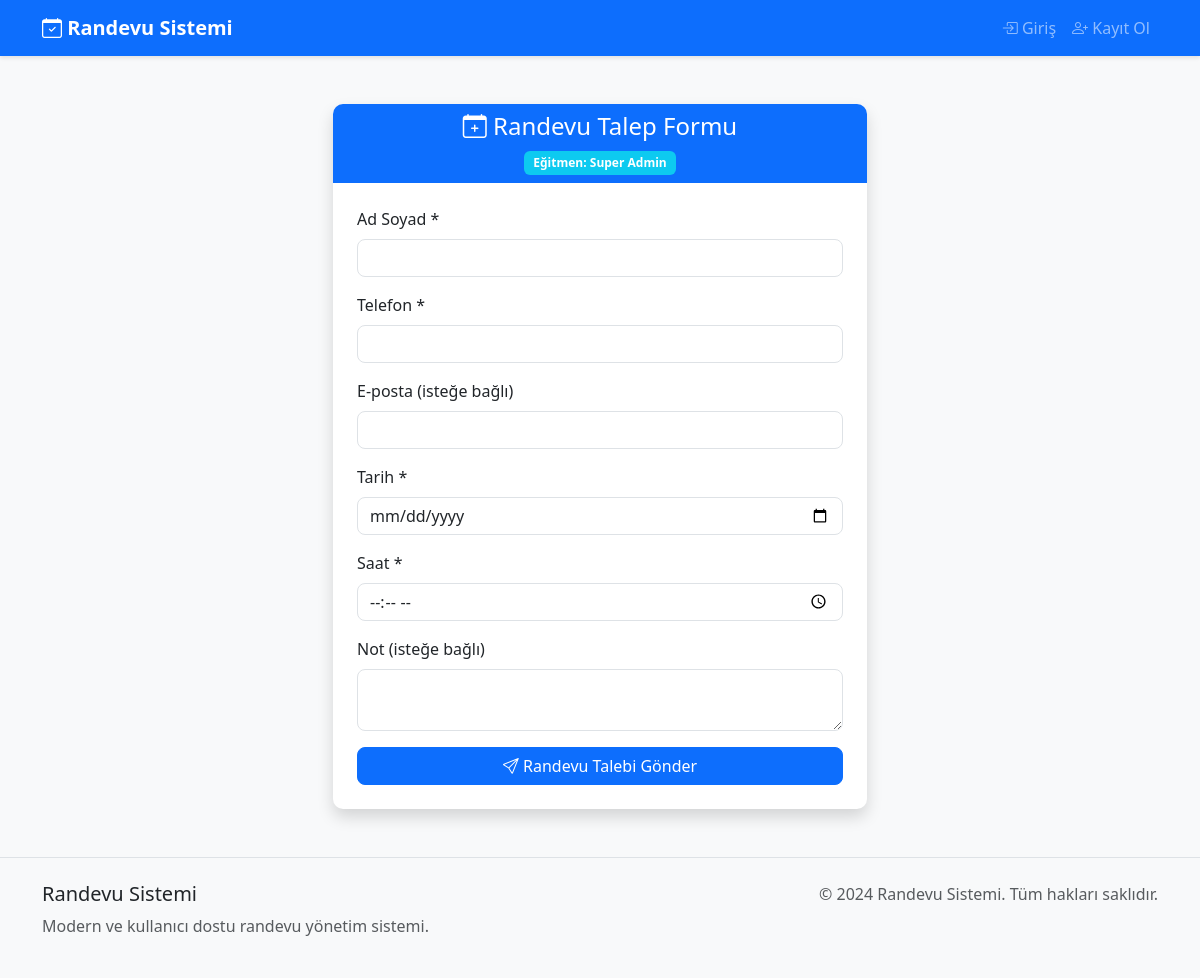
The app's page /appointments/r/PsEBKqpl8YBwlCmf (signed in), older data.
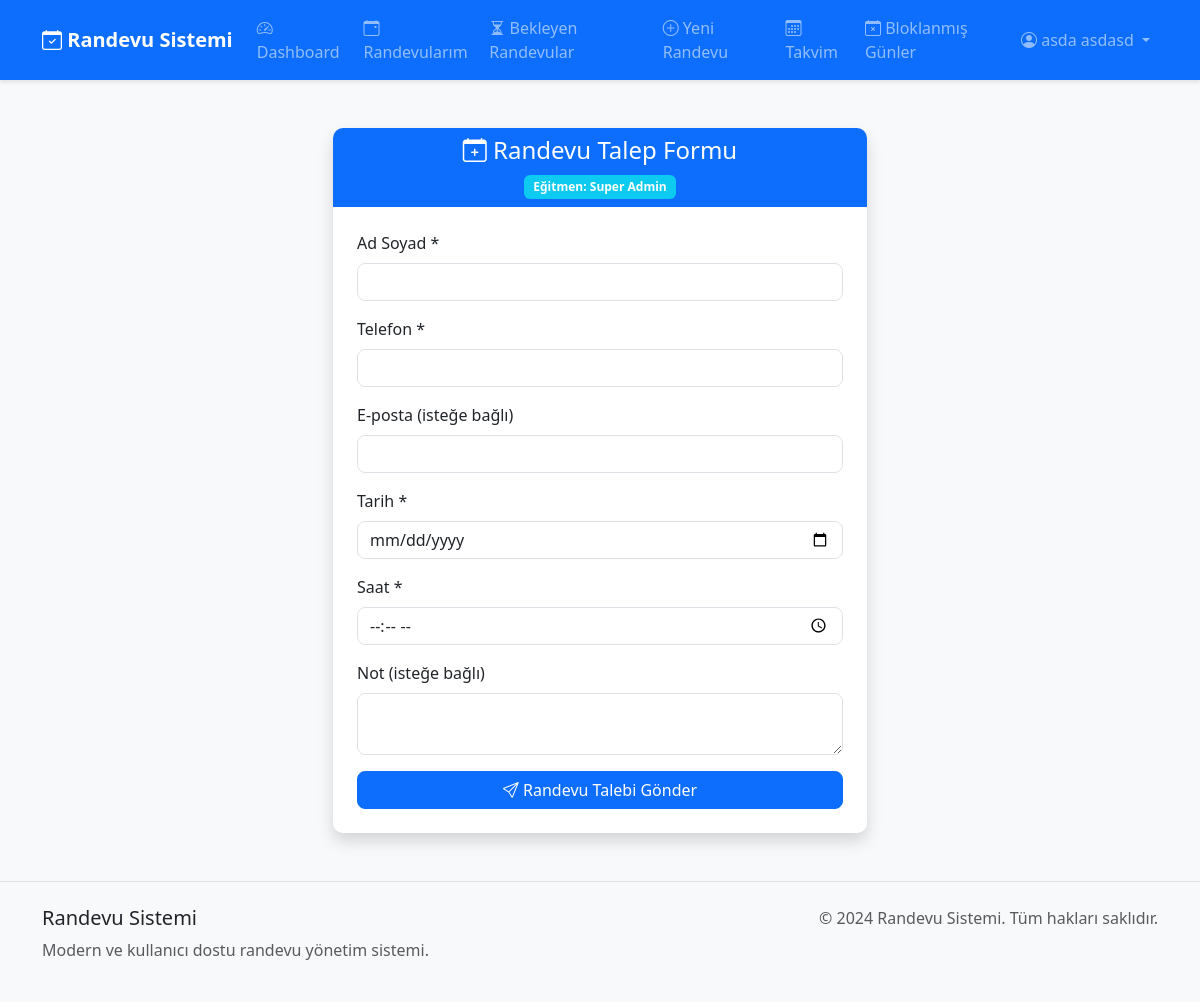
The same page, newer data.
### models.py (models this page shows, shortened)
class User(UserMixin, db.Model):
    __tablename__ = 'user'
    id = db.Column(db.Integer, primary_key=True)
    username = db.Column(db.String(80), unique=True, nullable=False)
    email = db.Column(db.String(120), unique=True, nullable=False)
    password_hash = db.Column(db.String(128), nullable=False)
    first_name = db.Column(db.String(50), nullable=False)
    last_name = db.Column(db.String(50), nullable=False)
    phone = db.Column(db.String(20))
    role = db.Column(db.String(20), default='customer')
    is_active = db.Column(db.Boolean, default=True)
    company_name = db.Column(db.String(100))
    logo_path = db.Column(db.String(200))
    sms_quota = db.Column(db.Integer, default=100)
    is_superadmin = db.Column(db.Boolean, default=False)  # Sistemin ana yöneticisi
    unique_link = db.Column(db.String(50), unique=True)
    created_at = db.Column(db.DateTime, default=datetime.utcnow)
    updated_at = db.Column(db.DateTime, default=datetime.utcnow, onupdate=datetime.utcnow)
    kvkk_accepted_at = db.Column(db.DateTime, nullable=True)  # KVKK onay tarihi
    session_token = db.Column(db.String(64), nullable=True)  # Tek oturum için
    appointments = db.relationship('Appointment', backref='user', lazy=True, cascade='all, delete-orphan')
    blocked_days = db.relationship('BlockedDay', backref='user', lazy=True, cascade='all, delete-orphan')
    clients = db.relationship('Client', backref='user', lazy=True, cascade='all, delete-orphan')
    sms_logs = db.relationship('SmsLog', backref='user', lazy=True, cascade='all, delete-orphan')
    def get_full_name(self):
        return f"{self.first_name} {self.last_name}"

### routes/appointments.py (the view, shortened to what this page needs)
@appointments_bp.route('/r/<unique_link>', methods=['GET', 'POST'])
def public_appointment_request(unique_link):
    user = User.query.filter_by(unique_link=unique_link).first()
    if not user:
        abort(404)
    return render_template('public_appointment_form.html', user=user, csrf_token=generate_csrf())

### app.py (called while the page is built)
@login_manager.user_loader
def load_user(user_id):
    return User.query.get(int(user_id))

@app.before_request
def check_single_session():
    if current_user.is_authenticated:
        from models import User
        user_db = User.query.get(current_user.id)
        token_in_db = user_db.session_token if user_db else None
        token_in_session = session.get('session_token')
        if token_in_db:
            session['session_token'] = token_in_db
        if token_in_session and token_in_db and token_in_session != token_in_db:
            logout_user()
            session.pop('session_token', None)
            flash('Başka bir oturum açıldığı için çıkış yapıldı.', 'warning')
            return redirect(url_for('auth.login'))

### templates/public_appointment_form.html (shortened to what this page needs)
{% extends "base.html" %} {% block title %}Randevu Talep Formu{% endblock %} {% block content %}
<div class="container mt-5">
    <div class="row justify-content-center">
        <div class="col-md-8 col-lg-6">
            <div class="card shadow">
                <div class="card-header bg-primary text-white text-center">
                    <h4 class="mb-0">
                        <i class="bi bi-calendar-plus"></i> Randevu Talep Formu
                    </h4>
                    <div class="mt-2">
                        <span class="badge bg-info">Eğitmen: {{ user.get_full_name() }}</span>
                    </div>
                </div>
                <div class="card-body p-4">
                    <form method="POST">
                        <div class="mb-3">
                            <label for="name" class="form-label">Ad Soyad *</label>
                            <input type="text" class="form-control" id="name" name="name" required>
                        </div>
                        <div class="mb-3">
                            <label for="phone" class="form-label">Telefon *</label>
                            <input type="text" class="form-control" id="phone" name="phone" required>
                        </div>
                        <div class="mb-3">
                            <label for="email" class="form-label">E-posta (isteğe bağlı)</label>
                            <input type="email" class="form-control" id="email" name="email">
                        </div>
                        <div class="mb-3">
                            <label for="appointment_date" class="form-label">Tarih *</label>
                            <input type="date" class="form-control" id="appointment_date" name="appointment_date" required>
                        </div>
                        <div class="mb-3">
                            <label for="appointment_time" class="form-label">Saat *</label>
                            <input type="time" class="form-control" id="appointment_time" name="appointment_time" required>
                        </div>
                        <div class="mb-3">
                            <label for="note" class="form-label">Not (isteğe bağlı)</label>
                            <textarea class="form-control" id="note" name="note" rows="2"></textarea>
                        </div>
                        <div class="d-grid">
                            <button type="submit" class="btn btn-primary">
                                <i class="bi bi-send"></i> Randevu Talebi Gönder
                            </button>
                        </div>
                    </form>
                </div>
            </div>
        </div>
    </div>
</div>
{% endblock %}

### templates/base.html (shortened to what the changed rows need)
<!DOCTYPE html>
<html lang="tr">
<head>
    <link href="https://cdn.jsdelivr.net/npm/bootstrap@5.3.0/dist/css/bootstrap.min.css" rel="stylesheet">
    <link rel="stylesheet" href="https://cdn.jsdelivr.net/npm/bootstrap-icons@1.10.0/font/bootstrap-icons.css">
    <link rel="stylesheet" href="{{ url_for('static', filename='css/style.css') }}"> {% block extra_head %}{% endblock %}
</head>
<body>
    <nav class="navbar navbar-expand-lg navbar-dark bg-primary">
        <div class="container">
            <div class="collapse navbar-collapse" id="navbarNav">
                <ul class="navbar-nav me-auto">
                    {% if current_user.is_authenticated %}
                    <li class="nav-item">
                        <a class="nav-link" href="{{ url_for('dashboard.dashboard') }}">
                            <i class="bi bi-speedometer2"></i> Dashboard
                        </a>
                    </li>
                    <li class="nav-item">
                        <a class="nav-link position-relative" href="{{ url_for('dashboard.appointments') }}">
                            <i class="bi bi-calendar-event"></i> Randevularım
                        </a>
                    </li>
                    <li class="nav-item">
                        <a class="nav-link position-relative" href="{{ url_for('appointments.pending_appointments') }}">
                            <i class="bi bi-hourglass-split"></i> Bekleyen Randevular {% set pending_count = current_user.appointments|selectattr('status', 'equalto', 'pending')|list|length %}
                        </a>
                    </li>
                    <li class="nav-item">
                        <a class="nav-link" href="{{ url_for('appointments.create') }}">
                            <i class="bi bi-plus-circle"></i> Yeni Randevu
                        </a>
                    </li>
                    <li class="nav-item">
                        <a class="nav-link" href="{{ url_for('dashboard.calendar') }}">
                            <i class="bi bi-calendar3"></i> Takvim
                        </a>
                    </li>
                    <li class="nav-item">
                        <a class="nav-link" href="{{ url_for('dashboard.blocked_days') }}">
                            <i class="bi bi-calendar-x"></i> Bloklanmış Günler
                        </a>
                    </li>
                     {% endif %}
                </ul>
                <ul class="navbar-nav">
                    {% if current_user.is_authenticated %}
                    <li class="nav-item dropdown">
                        <a class="nav-link dropdown-toggle" href="#" id="navbarDropdown" role="button" data-bs-toggle="dropdown">
                            <i class="bi bi-person-circle"></i> {{ current_user.get_full_name() }}
                        </a>
                    </li>
                    {% else %}
                    <li class="nav-item">
                        <a class="nav-link" href="{{ url_for('auth.login') }}">
                            <i class="bi bi-box-arrow-in-right"></i> Giriş
                        </a>
                    </li>
                    <li class="nav-item">
                        <a class="nav-link" href="{{ url_for('auth.register') }}">
                            <i class="bi bi-person-plus"></i> Kayıt Ol
                        </a>
                    </li>
                    {% endif %}
                </ul>
            </div>
        </div>
    </nav>
</body>
</html>

Row changes from the older to the newer data that the page shows:
now on this page (row edited): User: get_full_name "asda asdasd"
changed User: is_active False → True (drawn)
Text that changed along with them:
text no longer shown: "Giriş Kayıt Ol"
text now shown: "Dashboard Randevularım Bekleyen Randevular Yeni Randevu Takvim Bloklanmış Günler"
